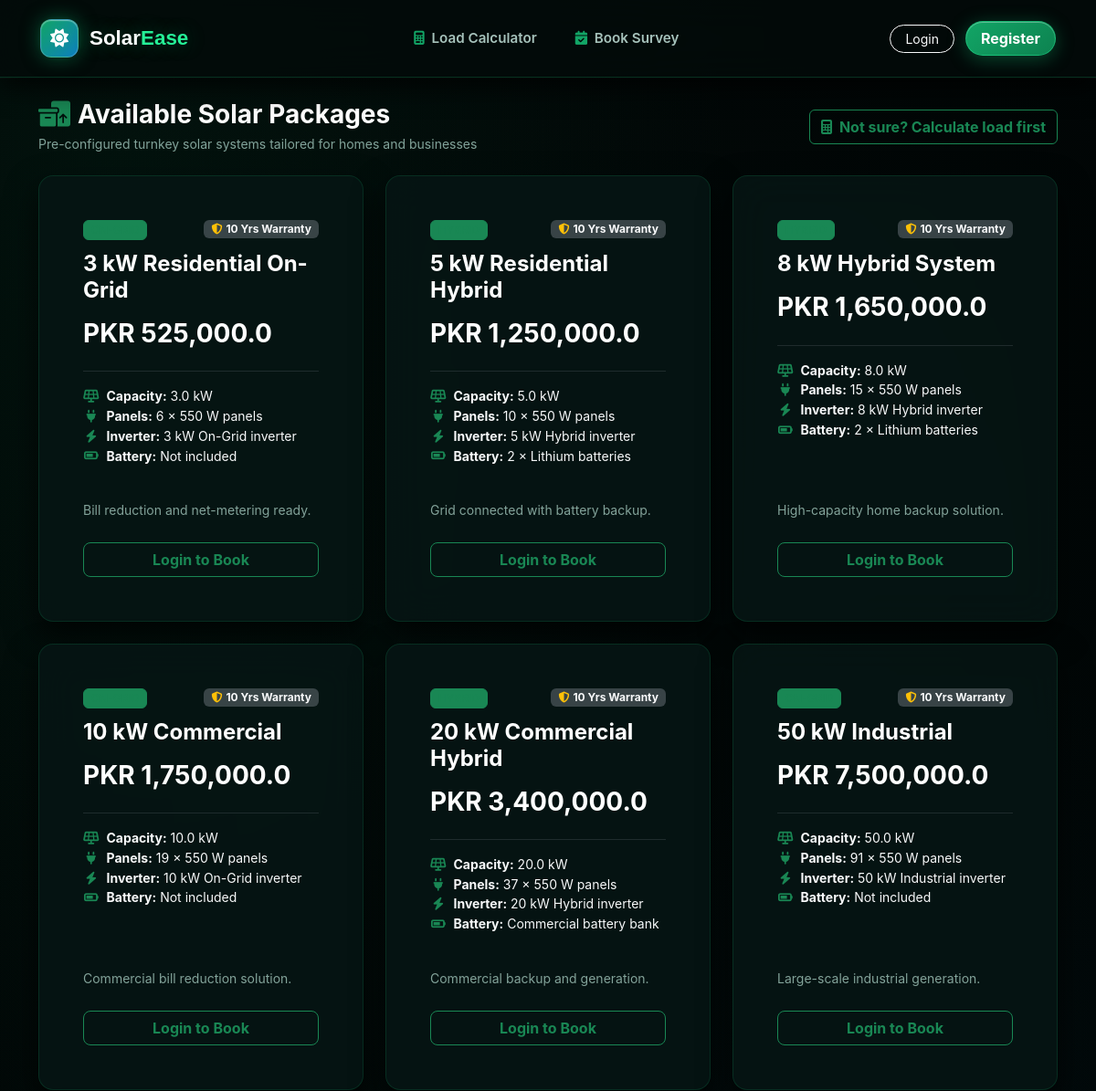
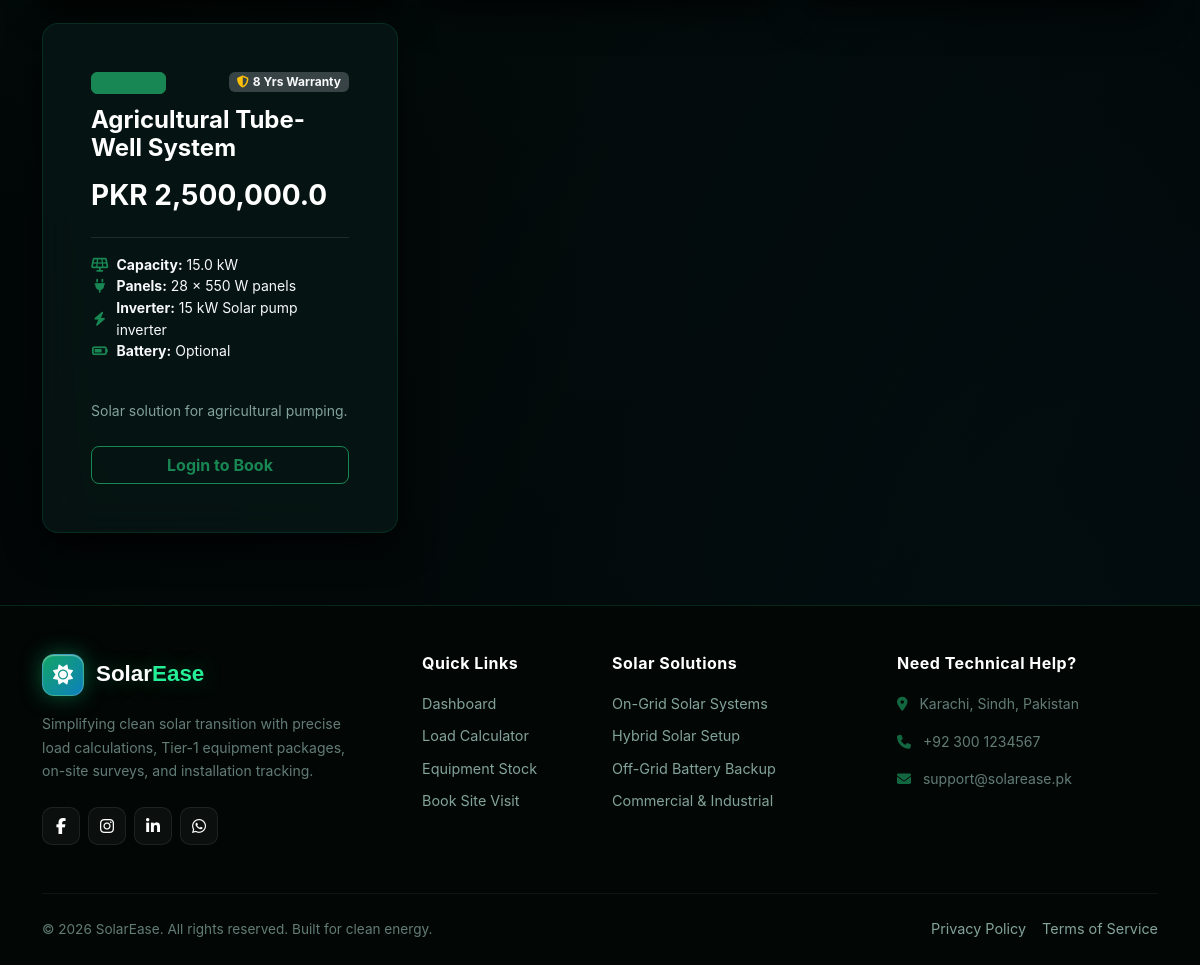
Page /sales/packages on the committed database (2 pictures, top to bottom).
### app/models/models.py (models this page shows)
class SolarPackage(db.Model):
    __tablename__ = 'solar_packages'
    id = db.Column(db.Integer, primary_key=True)
    name = db.Column(db.String(150), nullable=False)
    system_type = db.Column(db.String(30), nullable=False)
    capacity_kw = db.Column(db.Float, nullable=False)
    panels_info = db.Column(db.String(150), nullable=False)
    inverter_info = db.Column(db.String(150), nullable=False)
    battery_info = db.Column(db.String(150), default='Not included')
    description = db.Column(db.Text, default='')
    warranty_years = db.Column(db.Integer, default=10)
    price = db.Column(db.Float, nullable=False)

### app/sales/routes.py (the view)
@sales_bp.route('/packages')
def packages(): return render_template('packages.html', packages=SolarPackage.query.all())

### app/templates/packages.html (shortened to what this page needs)
{% extends 'base.html' %}
{% block content %}
<div class="container py-4">
    <div class="d-flex justify-content-between align-items-center mb-4 flex-wrap gap-3">
        <div>
            <h3 class="fw-bold text-white mb-1">
                <i class="fa-solid fa-boxes-packing text-success me-2"></i>Available Solar Packages
            </h3>
            <p class="text-muted small mb-0">Pre-configured turnkey solar systems tailored for homes and businesses</p>
        </div>
        <a href="{{ url_for('quotations.calculator') }}" class="btn btn-outline-success fw-bold">
            <i class="fa-solid fa-calculator me-1"></i> Not sure? Calculate load first
        </a>
    </div>
    <div class="row g-4">
        {% for pkg in packages %}
        <div class="col-md-6 col-lg-4">
            <div class="card bg-dark text-white h-100 border-start border-4 border-success shadow-lg rounded-4 overflow-hidden">
                <div class="card-body p-4 d-flex flex-column">
                    <div class="d-flex justify-content-between align-items-start mb-2">
                        <span class="badge bg-success bg-opacity-20 text-success border border-success px-2.5 py-1 text-uppercase fw-semibold" style="font-size: 0.75rem;">
                        </span>
                        <span class="badge bg-secondary bg-opacity-50 text-light px-2 py-1 small">
                            <i class="fa-solid fa-shield-halved me-1 text-warning"></i>{{ pkg.warranty_years }} Yrs Warranty
                        </span>
                    </div>
                    <h4 class="card-title fw-bold text-white mt-1 mb-2">{{ pkg.name }}</h4>
                    <h3 class="text-success fw-bold my-2">PKR {{ "{:,}".format(pkg.price) if pkg.price else 'N/A' }}</h3>
                    <hr class="border-secondary my-3">
                    <ul class="list-unstyled text-light small mb-3 flex-grow-1">
                        <li class="mb-2.5 d-flex align-items-center">
                            <i class="fa-solid fa-solar-panel text-success me-2 fa-fw"></i>
                            <span><strong>Capacity:</strong> {{ pkg.capacity_kw }} kW</span>
                        </li>
                        <li class="mb-2.5 d-flex align-items-center">
                            <i class="fa-solid fa-plug text-success me-2 fa-fw"></i>
                            <span><strong>Panels:</strong> {{ pkg.panels_info }}</span>
                        </li>
                        <li class="mb-2.5 d-flex align-items-center">
                            <i class="fa-solid fa-bolt text-success me-2 fa-fw"></i>
                            <span><strong>Inverter:</strong> {{ pkg.inverter_info }}</span>
                        </li>
                        <li class="mb-2.5 d-flex align-items-center">
                            <i class="fa-solid fa-battery-three-quarters text-success me-2 fa-fw"></i>
                            <span><strong>Battery:</strong> {{ pkg.battery_info }}</span>
                        </li>
                    </ul>
                    <p class="card-text text-muted small mb-4">{{ pkg.description }}</p>
                    <div class="mt-auto">
                        {% if session.get('user_id') %}
                            <a href="{{ url_for('surveys.index', package_id=pkg.id) }}" class="btn btn-success w-100 fw-bold py-2.5 text-white rounded-3 shadow" style="background-color: #12A566; border: none;">
                                Select & Book Survey
                            </a>
                        {% else %}
                            <a href="{{ url_for('auth.login') }}" class="btn btn-outline-success w-100 fw-bold py-2.5 rounded-3">
                                Login to Book
                            </a>
                        {% endif %}
                    </div>
                </div>
            </div>
        </div>
        {% endfor %}
    </div>
</div>
{% endblock %}

### app/templates/base.html (shortened to what this page needs)
<!DOCTYPE html>
<html lang="en">
<head>
    <link href="https://cdn.jsdelivr.net/npm/bootstrap@5.3.2/dist/css/bootstrap.min.css" rel="stylesheet">
    <link rel="stylesheet" href="https://cdnjs.cloudflare.com/ajax/libs/font-awesome/6.4.2/css/all.min.css">
    <link rel="stylesheet" href="{{ url_for('static', filename='css/style.css') }}">
</head>
<body class="d-flex flex-column min-vh-100">
    <header class="sticky-top">
        <nav class="navbar navbar-expand-lg navbar-solar py-3">
            <div class="container">
                <a class="navbar-brand brand-logo" href="{{ url_for('index') }}">
                    <div class="brand-icon-box">
                        <i class="fa-solid fa-sun"></i>
                    </div>
                    <span>Solar<span style="color: #25F097;">Ease</span></span>
                </a>
                <div class="collapse navbar-collapse" id="navbarMain">
                    <ul class="navbar-nav mx-auto mb-2 mb-lg-0 gap-1 my-3 my-lg-0">
                        <li class="nav-item">
                            <a class="nav-link nav-link-custom" href="{{ url_for('quotations.calculator') }}">
                                <i class="fa-solid fa-calculator me-1"></i> Load Calculator
                            </a>
                        </li>
                        <li class="nav-item">
                            <a class="nav-link nav-link-custom" href="{{ url_for('surveys.index') }}">
                                <i class="fa-solid fa-calendar-check me-1"></i> Book Survey
                            </a>
                        </li>
                    </ul>
                    <div class="d-flex align-items-center gap-2">
                        {% if session.get('user_id') %}
                            <span class="nav-link-custom me-2">Hi, {{ session.get('user_name') }}</span>
                            <a href="{{ url_for('auth.logout') }}" class="btn btn-outline-light btn-sm rounded-pill px-3">Logout</a>
                        {% else %}
                            <a href="{{ url_for('auth.login') }}" class="btn btn-outline-light btn-sm rounded-pill px-3 me-1">Login</a>
                            <a href="{{ url_for('auth.register') }}" class="btn btn-vip-emerald fw-bold rounded-pill px-3">Register</a>
                        {% endif %}
                    </div>
                </div>
            </div>
        </nav>
    </header>
    <main class="flex-grow-1">
        {% block content %}{% endblock %}
    </main>
    <footer class="footer-solar pt-5 pb-4 mt-5">
        <div class="container">
            <div class="row gy-4 mb-5">
                <div class="col-lg-4 col-md-6">
                    <div class="brand-logo mb-3">
                        <div class="brand-icon-box">
                            <i class="fa-solid fa-sun"></i>
                        </div>
                        <span>Solar<span style="color: #25F097;">Ease</span></span>
                    </div>
                    <p class="small opacity-75 mb-4" style="max-width: 320px; line-height: 1.7;">
                        Simplifying clean solar transition with precise load calculations, Tier-1 equipment packages, on-site surveys, and installation tracking.
                    </p>
                    <div class="d-flex gap-2">
                        <a href="#" class="social-btn"><i class="fa-brands fa-facebook-f"></i></a>
                        <a href="#" class="social-btn"><i class="fa-brands fa-instagram"></i></a>
                        <a href="#" class="social-btn"><i class="fa-brands fa-linkedin-in"></i></a>
                        <a href="#" class="social-btn"><i class="fa-brands fa-whatsapp"></i></a>
                    </div>
                </div>
                <div class="col-lg-2 col-md-6 footer-links">
                    <h6>Quick Links</h6>
                    <a href="{{ url_for('admin.dashboard') if session.get('role') == 'admin' else url_for('customers.dashboard') }}">Dashboard</a>
                    <a href="{{ url_for('quotations.calculator') }}">Load Calculator</a>
                    <a href="{{ url_for('inventory.stock') }}">Equipment Stock</a>
                    <a href="{{ url_for('surveys.index') }}">Book Site Visit</a>
                </div>
                <div class="col-lg-3 col-md-6 footer-links">
                    <h6>Solar Solutions</h6>
                    <a href="#">On-Grid Solar Systems</a>
                    <a href="#">Hybrid Solar Setup</a>
                    <a href="#">Off-Grid Battery Backup</a>
                    <a href="#">Commercial & Industrial</a>
                </div>
                <div class="col-lg-3 col-md-6">
                    <h6>Need Technical Help?</h6>
                    <ul class="list-unstyled small opacity-75 d-flex flex-column gap-3 mb-0">
                        <li><i class="fa-solid fa-location-dot me-2 text-success"></i> Karachi, Sindh, Pakistan</li>
                        <li><i class="fa-solid fa-phone me-2 text-success"></i> +92 300 1234567</li>
                        <li><i class="fa-solid fa-envelope me-2 text-success"></i> support@solarease.pk</li>
                    </ul>
                </div>
            </div>
            <div class="footer-bottom d-flex flex-column flex-sm-row justify-content-between align-items-center gap-3">
                <div class="opacity-75">
                    &copy; 2026 SolarEase. All rights reserved. Built for clean energy.
                </div>
                <div class="d-flex gap-3 footer-links mb-0">
                    <a href="#" class="mb-0 small">Privacy Policy</a>
                    <a href="#" class="mb-0 small">Terms of Service</a>
                </div>
            </div>
        </div>
    </footer>
</body>
</html>

### app/static/css/style.css (style rules this page uses)
:root { --night: #0B2B28; --night-soft: #123B36; --green: #12A566; --green-deep: #0C7A4C; --green-pale: #E4F5EC; --blue: #0E7FC1; --blue-deep: #0A5F92; --blue-pale: #E5F3FB; --gold: #E8A93B; --white: #FFFFFF; --bg: #F5FAF8; --surface: #FFFFFF; --line: #DCE9E3; --line-soft: #EAF3EF; --ink: #0B241F; --ink-soft: #48605A; --ink-faint: #86A69C; --danger: #D2483A; --danger-pale: #FBEAE7; --grad-brand: linear-gradient(120deg, var(--green) 0%, var(--blue) 100%); --grad-night: linear-gradient(160deg, #0B2B28 0%, #0A3A46 100%); --radius-sm: 8px; --radius-md: 14px; --radius-lg: 22px; --shadow-sm: 0 1px 2px rgba(11,43,40,.06), 0 1px 1px rgba(11,43,40,.04); --shadow-md: 0 8px 24px rgba(11,43,40,.08); --font-display: 'Space Grotesk', 'Inter', sans-serif; --font-body: 'Inter', sans-serif; --font-mono: 'JetBrains Mono', monospace; }
body { margin: 0; font-family: var(--font-body); background: var(--bg); color: var(--ink); line-height: 1.55; }
.navbar, .site-header { background: rgba(255, 255, 255, 0.95); border-bottom: 1px solid var(--line); padding: 16px 32px; }
.navbar-brand, .brand { font-family: var(--font-display); font-weight: 700; color: var(--night) !important; font-size: 1.25rem; }
.card { background: var(--surface); border: 1px solid var(--line); border-radius: var(--radius-md); padding: 24px; box-shadow: var(--shadow-sm); margin-bottom: 22px; transition: transform .15s ease, box-shadow .15s ease; }
body { background-color: #030B0A !important; background-image: radial-gradient(at 10% 10%, rgba(18, 165, 102, 0.08) 0px, transparent 45%), radial-gradient(at 90% 90%, rgba(14, 127, 193, 0.06) 0px, transparent 45%), radial-gradient(at 50% 50%, #030B0A 0px, #010505 100%) !important; background-attachment: fixed !important; color: #D1E0DD !important; }
.feature-card, .card { background: rgba(7, 22, 20, 0.85) !important; backdrop-filter: blur(20px) !important; -webkit-backdrop-filter: blur(20px) !important; border: 1px solid rgba(18, 165, 102, 0.18) !important; box-shadow: 0 15px 35px rgba(0, 0, 0, 0.7) !important; color: #D1E0DD !important; }
.feature-card h5, .card h5, .card h3, h2, h1, h3, h4 { color: #FFFFFF !important; }
.text-muted { color: #83A39A !important; }

### rows in the picture
SolarPackage: warranty_years "10", name "3 kW Residential On-Grid", price "525,000.0", capacity_kw "3.0", panels_info "6 × 550 W panels", inverter_info "3 kW On-Grid inverter", battery_info "Not included", description "Bill reduction and net-metering ready."
SolarPackage: warranty_years "10", name "5 kW Residential Hybrid", price "1,250,000.0", capacity_kw "5.0", panels_info "10 × 550 W panels", inverter_info "5 kW Hybrid inverter", battery_info "2 × Lithium batteries", description "Grid connected with battery backup."
SolarPackage: warranty_years "10", name "8 kW Hybrid System", price "1,650,000.0", capacity_kw "8.0", panels_info "15 × 550 W panels", inverter_info "8 kW Hybrid inverter", battery_info "2 × Lithium batteries", description "High-capacity home backup solution."
SolarPackage: warranty_years "10", name "10 kW Commercial", price "1,750,000.0", capacity_kw "10.0", panels_info "19 × 550 W panels", inverter_info "10 kW On-Grid inverter", battery_info "Not included", description "Commercial bill reduction solution."
SolarPackage: warranty_years "10", name "20 kW Commercial Hybrid", price "3,400,000.0", capacity_kw "20.0", panels_info "37 × 550 W panels", inverter_info "20 kW Hybrid inverter", battery_info "Commercial battery bank", description "Commercial backup and generation."
SolarPackage: warranty_years "10", name "50 kW Industrial", price "7,500,000.0", capacity_kw "50.0", panels_info "91 × 550 W panels", inverter_info "50 kW Industrial inverter", battery_info "Not included", description "Large-scale industrial generation."
SolarPackage: warranty_years "8", name "Agricultural Tube-Well System", price "2,500,000.0", capacity_kw "15.0", panels_info "28 × 550 W panels", inverter_info "15 kW Solar pump inverter", battery_info "Optional", description "Solar solution for agricultural pumping."
